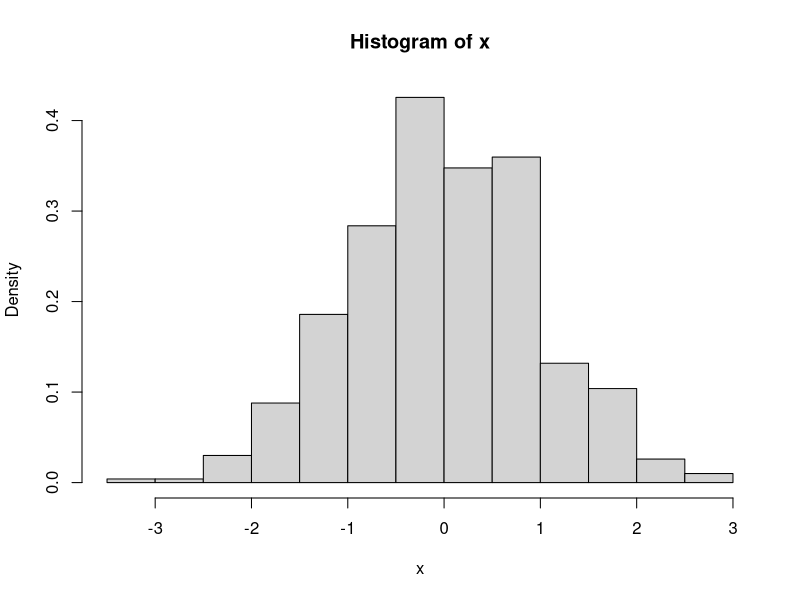
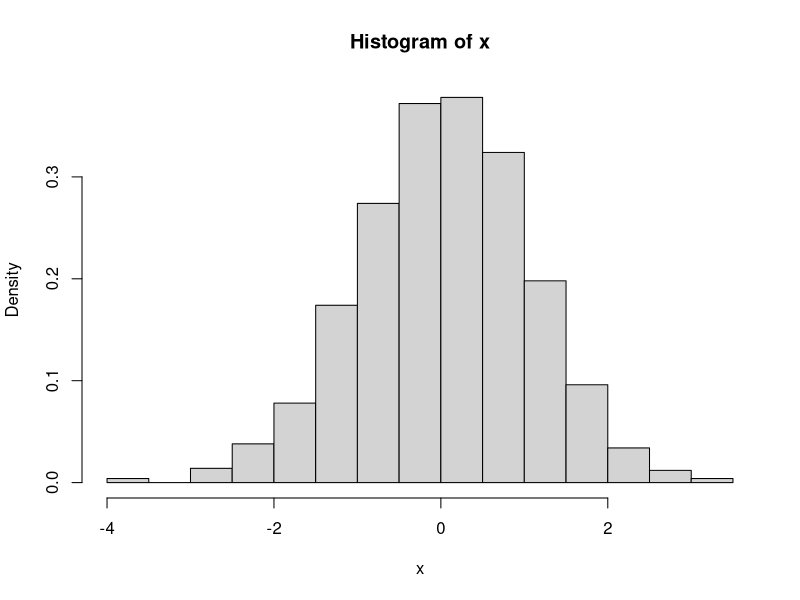

The R script that drew these images, in order:
# Simulation Methods in Financial Engineering
# R ode for Lecture 2
# Jieli Shen


# 1. Rejection sampling
# Simulate N(0,1) from a double exponential distribution using rejection sampling
# N(0,1): f(x)=exp(-x^2/2)/sqrt(2*pi)
# DE: g(x)=exp(-abs(x))/2
# f(x)/g(x)=sqrt(2/pi)exp(-x^2/2+abs(x))<sqrt(2/pi)*exp(1/2)=1.32
f <- function(x) exp(-x ^ 2 / 2) / sqrt(2 * pi)
g <- function(x) exp(-abs(x)) / 2
const <- 1.3155
G.inv <- function(u) ifelse(u < 1 / 2, log(2 * u), -log(2 * (1 - u)))
i <- 0
x <- NULL
while (i <= 1000) {
	u1 <- runif(1)
	z <- G.inv(u1)
	u2 <- runif(1)
	if (u2 < f(z) / (const * g(z))) {
		x <- c(x, z)
		i = i + 1
	}
}
hist(x, freq = F)


# 2. Importance sampling
# Draw a large number of z~g(x)
# Sample a value x from {z_1,...,z_n} according to weights w_i=f(z_i)/g(z_i)
u <- runif(10000)
z <- G.inv(u)
w <- f(z) / g(z)
w <- cumsum(w) / sum(w)
x <- numeric(1000)
for (i in 1:1000) {
	u <- runif(1)
	x[i] <- z[sum(w < u) + 1]
}
hist(x, freq = F)